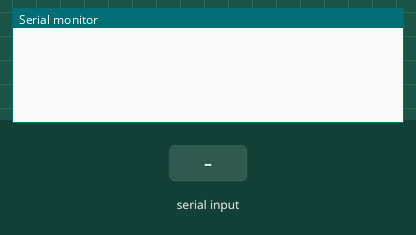
A sketch run on a simulated Arduino Uno, built with avr-gcc and run on an emulated ATmega328P. Shown: the last lines printed to the serial monitor. Inputs (shaded band) come from the test bench. No radio packets arrive unless stated.

Above: at 1.2 s.
1.3 s: "ON" received over Serial
At 4.0 s:
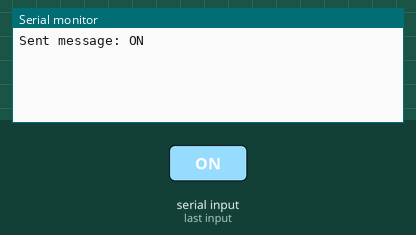
4.3 s: "OFF" received over Serial
At 6.6 s:
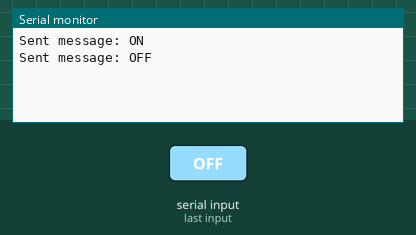

The sketch:

RF24_transmitter.ino
```cpp
/* This application is a test of the nRF24L01 wireless radio device. This code is for the transmitter side.
 */

#include <SPI.h>                                          // Include the SPI communication protocol library
#include <nRF24L01.h>                                     // Include the nRF24L01 transciever library
#include <RF24.h>                                         // Include the RF24 radio driver library

RF24 radio(9, 10);                                        // Setup CE, CSN pins
const byte address[6] = "00001";                          // Byte of array representing the address
char puffer[32];                                          // A buffer to send data over the nRF24L01 transciever
String text_to_send = "";                                 // The received string from the serial port

void setup()
{
  Serial.begin(9600);                                     // Open serial port, set data rate to 9600 bps
  radio.begin();                                          // Starting the Wireless communication
  radio.openWritingPipe(address);                         // Setting the address where we will send the data
  radio.setPALevel(RF24_PA_MIN);                          // You can set it as minimum or maximum depending on the distance between the transmitter and receiver.
  radio.stopListening();                                  // This sets the module as transmitter
}

void loop()
{
  if (Serial.available() > 0)                             // Send data only when you receive data
  {
    text_to_send = Serial.readString();                   // Read the incoming string
    text_to_send.trim();                                  // Remove whitespaces from the string
  }

  if ((text_to_send == "ON") || (text_to_send == "OFF"))  // If the received string is "ON" or "OFF"
  {
    text_to_send.toCharArray(puffer, 32);                 // Convert string to char array
    radio.write(&puffer, sizeof(puffer));                 // Sending the message to receiver
    Serial.print("Sent message: ");                       // Send feedback to the serial port
    Serial.println(text_to_send);
    text_to_send = "";                                    // Empty the string variable
  }

  delay(1000);                                            // Wait for 1 second
}
```

Measured:
- after the input at 1.3 s, the serial monitor: prints a new line after 1.7 s (image 1)
- after the input at 4.3 s, the serial monitor: prints a new line after 1.7 s (image 2)
